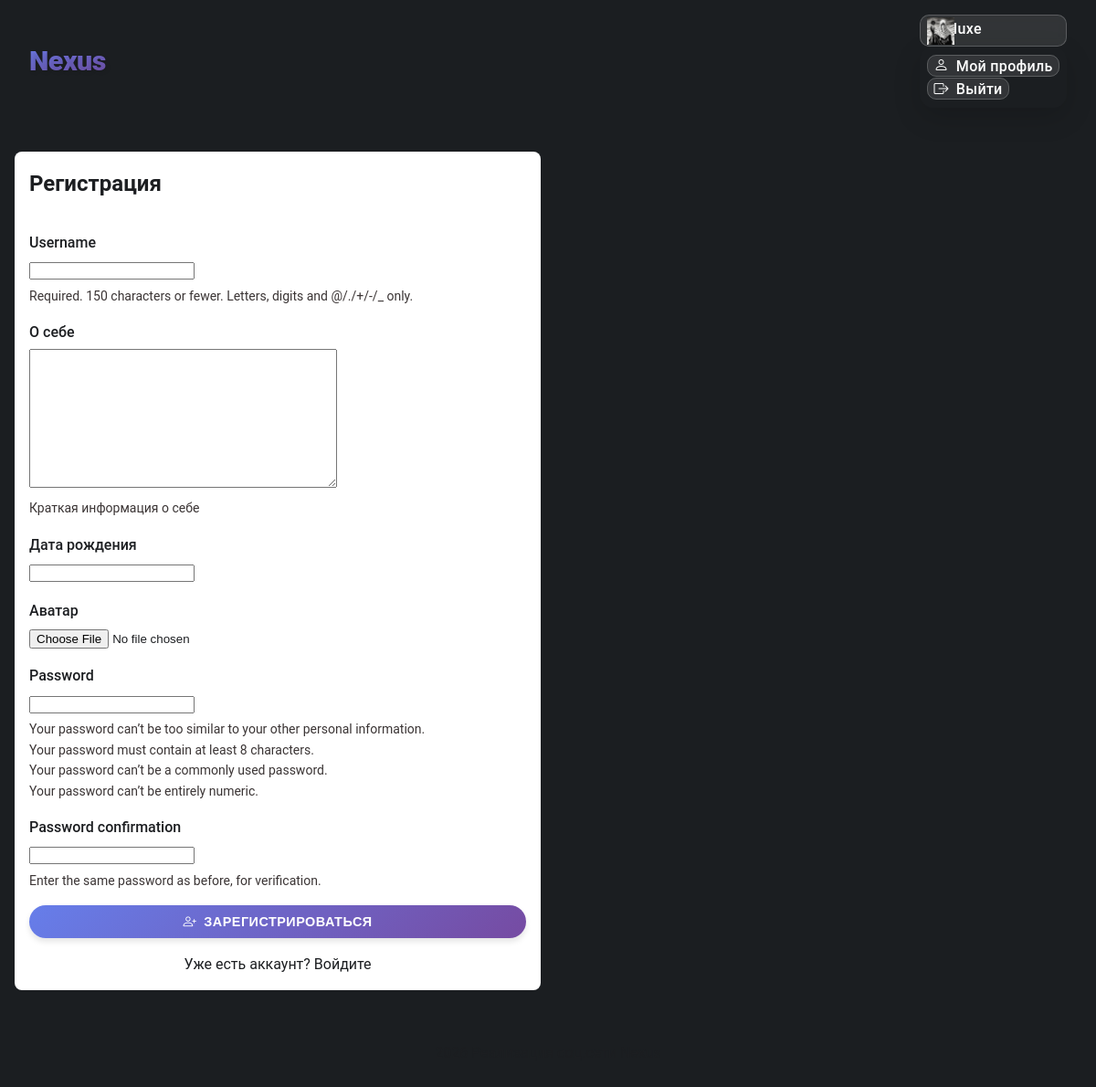
The app's page /register/ (signed in) with its own data.
### users/models.py (models this page shows, shortened)
class CustomUser(AbstractUser):
    bio = models.TextField(
        verbose_name='О себе',
        max_length=500,
        blank=True,         # необязательное поле
        null=True,          # разрешаем NULL в базе
        help_text='Краткая информация о себе'
    )
    birth_date = models.DateField(
        verbose_name='Дата рождения',
        blank=True,
        null=True
    )
    avatar = models.ImageField(
        verbose_name='Аватар',
        upload_to='avatars/',
        blank=True,
        null=True
    )

### users/views.py (the view)
# urls.py: path('register/', views.register, name='register'),
def register(request):
    if request.method == 'POST':
        form = CustomUserCreationForm(request.POST, request.FILES)
        if form.is_valid():
            user = form.save()
            login(request, user)
            return redirect('posts:list')
    else:
        form = CustomUserCreationForm()
    return render(request, 'users/register.html', {'form': form})

### users/forms.py
class CustomUserCreationForm(UserCreationForm):
    class Meta(UserCreationForm.Meta):
        model = CustomUser
        fields = UserCreationForm.Meta.fields + ('bio', 'birth_date', 'avatar')

### users/templates/users/register.html (shortened to what this page needs)
{% extends "base.html" %}
{% block content %}
<div class="row justify-content-center">
    <div class="col-12 col-md-6">
        <div class="post-card">
            <div class="post-header">
                <h4 class="section-title mb-0">Регистрация</h4>
            </div>
            <div class="post-content">
                <form method="post" enctype="multipart/form-data">
                    {% for field in form %}
                        <div class="form-group">
                            <label for="{{ field.id_for_label }}" class="form-label">{{ field.label }}</label>
                            {{ field }}
                            {% if field.help_text %}
                                <div class="form-text">{{ field.help_text }}</div>
                            {% endif %}
                        </div>
                    {% endfor %}
                    <button type="submit" class="btn btn-primary w-100">
                        <i class="bi bi-person-plus me-1"></i>Зарегистрироваться
                    </button>
                </form>
                <div class="text-center mt-3">
                    Уже есть аккаунт? <a href="{% url 'users:login' %}">Войдите</a>
                </div>
            </div>
        </div>
    </div>
</div>
{% endblock %}

### users/templates/base.html (shortened to what this page needs)
<!DOCTYPE html>
<html lang="ru">
<head>
    {% load static %}
    <link rel="stylesheet" href="https://cdn.jsdelivr.net/npm/bootstrap-icons@1.11.3/font/bootstrap-icons.min.css">
    <link rel="stylesheet" href="{% static 'css/style.css' %}">
</head>
<body>
    <header>
        <div class="header-container">
            <a href="{% url 'posts:list' %}" class="logo">Nexus</a>
            <nav class="nav-links">
                {% if user.is_authenticated %}
                    <div class="dropdown" style="display: inline-block;">
                        <a class="dropdown-toggle d-flex align-items-center" href="#" role="button" data-bs-toggle="dropdown" style="color: white; text-decoration: none;">
                            {% if user.avatar %}
                                <img src="{{ user.avatar.url }}" alt="Аватар" class="rounded-circle me-1" style="width: 30px; height: 30px; object-fit: cover;">
                            {% else %}
                                <i class="bi bi-person-circle me-1" style="font-size: 1.8rem;"></i>
                            {% endif %}
                            <span>{{ user.username }}</span>
                        </a>
                        <ul class="dropdown-menu dropdown-menu-end">
                            <li><a class="dropdown-item" href="{% url 'users:profile' user.username %}"><i class="bi bi-person me-2"></i>Мой профиль</a></li>
                            <li><a class="dropdown-item" href="{% url 'users:logout' %}"><i class="bi bi-box-arrow-right me-2"></i>Выйти</a></li>
                        </ul>
                    </div>
                {% else %}
                    <a href="{% url 'users:login' %}"><i class="bi bi-box-arrow-in-right me-1"></i>Войти</a>
                    <a href="{% url 'users:register' %}"><i class="bi bi-person-plus me-1"></i>Регистрация</a>
                {% endif %}
            </nav>
        </div>
    </header>
    <main class="container">
        {% block content %}{% endblock %}
    </main>
    <footer class="bg-light text-center text-muted py-3 mt-5">
        <div class="container">
            <p>2026 Реализация соц.сети Nexus</p>
        </div>
    </footer>
</body>
</html>

### static/css/style.css (style rules this page uses)
:root { --primary-color: #3b5998; --primary-hover: #2d4373; --bg-color: #1b1e21; --card-bg: #ffffff; --text-color: #1c1e21; --text-muted: #3b3535; --border-color: #dddfe2; --font-main: 'Roboto', sans-serif; }
* { margin: 0; padding: 0; box-sizing: border-box; }
body { font-family: var(--font-main); background-color: var(--bg-color); color: var(--text-color); line-height: 1.6; }
a { text-decoration: none; color: inherit; }
ul { list-style: none; }
header { background-color: var(--bg-color); color: white; padding: 1rem 2rem; box-shadow: var(--shadow); }
.header-container { max-width: 1200px; margin: 0 auto; display: flex; justify-content: space-between; align-items: center; }
.logo { font-size: 1.5rem; font-weight: bold; }
.nav-links { display: flex; gap: 2rem; align-items: center; }
.nav-links a { color: white; font-weight: 500; transition: color 0.2s; }
.post-card { background: var(--card-bg); border-radius: 8px; box-shadow: var(--shadow); margin-bottom: 1.5rem; overflow: hidden; }
.post-header { padding: 1rem; display: flex; align-items: center; gap: 0.5rem; }
.post-content { padding: 0 1rem 1rem 1rem; }
.btn { display: inline-block; padding: 0rem 1.5rem; border-radius: 6px; font-weight: 500; cursor: pointer; border: none; transition: background-color 0.2s; text-align: center; }
.btn-primary { background-color: var(--primary-color); color: white; }
.form-group { margin-bottom: 1rem; }
.form-label { display: block; margin-bottom: 0.3rem; font-weight: 500; }
.container { max-width: 1200px; margin: 2rem auto; padding: 0 1rem; }
.section-title { font-size: 1.5rem; font-weight: bold; margin-bottom: 1rem; color: var(--text-color); }
.form-text { font-size: 0.875rem; color: var(--text-muted); margin-top: 0.25rem; }
.w-100 { width: 100%; }
.d-flex { display: flex; }
.mt-3 { margin-top: 1rem; }
.text-center { text-align: center; }
.row { display: flex; flex-wrap: wrap; margin: 0 -0.5rem; }
.col-12 { flex: 0 0 100%; padding: 0 0.5rem; }
@media (min-width: 768px) { .col-md-6 { flex: 0 0 50%; max-width: 50%; } }
.logo { font-size: 1.9rem; font-weight: 800; background: linear-gradient(165deg, #667eea 0%, #764ba2 100%); -webkit-background-clip: text; -webkit-text-fill-color: transparent; background-clip: text; text-shadow: 2px 2px 4px rgba(0,0,0,0.1); letter-spacing: -0.5px; transition: transform 0.3s ease; }
.nav-links a { padding: 0.1rem 0.4rem; border-radius: 10px; background: rgba(255,255,255,0.1); backdrop-filter: blur(5px); border: 1px solid rgba(255,255,255,0.2); transition: all 0.3s ease; font-weight: 500; letter-spacing: 0.3px; }
.btn { padding: 0.6rem 1.5rem; border-radius: 50px; font-weight: 600; letter-spacing: 0.5px; text-transform: uppercase; font-size: 0.9rem; transition: all 0.3s ease; border: none; cursor: pointer; box-shadow: 0 4px 6px rgba(0,0,0,0.1); }
.btn-primary { background: linear-gradient(135deg, #667eea 0%, #764ba2 100%); color: white; }
.btn-primary i, .btn-secondary i { margin-right: 0.5rem; }
.dropdown-menu { border: none; border-radius: 15px; box-shadow: 0 10px 30px rgba(0,0,0,0.15); padding: 0.5rem; }
.dropdown-item { border-radius: 10px; padding: 0.6rem 1rem; transition: all 0.2s; }
.dropdown-item i { margin-right: 0.5rem; }
.bi { transition: transform 0.2s; }

### records on screen
CustomUser: avatar (picture), username "luxe"

### other values on screen
{{ field.label }} "Username" "О себе" "Дата рождения" "Аватар" "Password" "Password confirmation"
{{ field.help_text }} "Required. 150 characters or fewer. Letters, digits and @/./+/-/_ only." "Краткая информация о себе" "Enter the same password as before, for verification."
